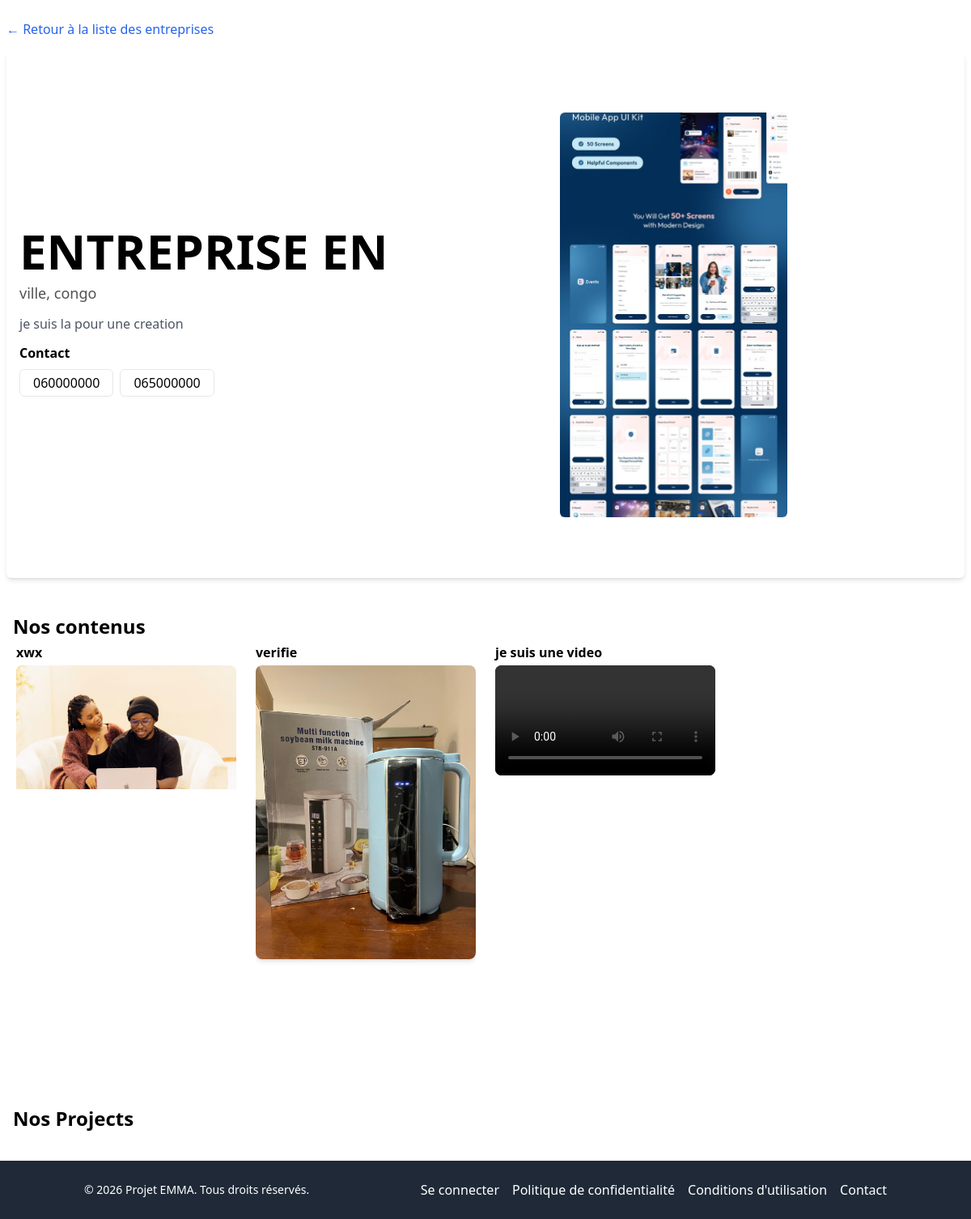
Page /entreprise/detail/1/ on the committed database.
### core/models.py (models this page shows, shortened)
class Entreprise(models.Model):
    name = models.CharField(max_length=255)
    description = models.TextField()
    country = models.CharField(max_length=100)
    city = models.CharField(max_length=100)
    created_at = models.DateTimeField(auto_now_add=True)
    updated_at = models.DateTimeField(auto_now=True)
    email = models.EmailField()
    is_active = models.BooleanField(default=True)
    user = models.ForeignKey(User, on_delete=models.CASCADE, related_name='entreprises')

class Contacts(models.Model):
    entreprise = models.ForeignKey(Entreprise, on_delete=models.CASCADE, related_name='contacts')
    name = models.CharField(max_length=255)
    phone = models.CharField(max_length=20)
    created_at = models.DateTimeField(auto_now_add=True)
    updated_at = models.DateTimeField(auto_now=True)
    user = models.ForeignKey(User, on_delete=models.CASCADE, related_name='contacts')

class Contenu(models.Model):
    entreprise = models.ForeignKey(Entreprise, on_delete=models.CASCADE, related_name='contenus')
    title = models.CharField(max_length=255)
    body = models.TextField()
    is_principal = models.BooleanField(default=False)
    is_active = models.BooleanField(default=True)
    file = models.FileField(upload_to='contenu_files/', null=True, blank=True)
    created_at = models.DateTimeField(auto_now_add=True)
    updated_at = models.DateTimeField(auto_now=True)
    width = models.IntegerField(null=True, blank=True, editable=False)
    height = models.IntegerField(null=True, blank=True, editable=False)
    user = models.ForeignKey(User, on_delete=models.CASCADE, related_name='contenus')
    def ratio_string(self):
        if self.width and self.height:
            if self.width > self.height:
                return '16/9'
            elif self.height > self.width:
                return '9/16'
            else:
                return '1/1'
        return "16/9"  # Valeur par défaut
    def get_media_type(self):
        if not self.file:
            return 'unknown'
        type_mime, _ = mimetypes.guess_type(self.file.name)
        if type_mime:
            if type_mime.startswith('image'):
                return 'image'
            elif type_mime.startswith('video'):
                return 'video'
        return 'unknown'

### core/home_view.py (the view)
# urls.py: path('entreprise/detail/<int:pk>/', home_view.entreprise_detail_public, name='entreprise_detail_public'),
def entreprise_detail_public(request, pk):
    try:
        entreprise = Entreprise.objects.prefetch_related('adresses', 'contacts', 'contenus').get(pk=pk, is_active=True)
    except Entreprise.DoesNotExist:
        return HttpResponse("Entreprise not found", status=404)
    context = {
        "entreprise": entreprise
    }
    return render(request, "core/public_view/home/entreprise_detail.html", context)

### core/templates/core/public_view/home/entreprise_detail.html (shortened to what this page needs)
{% extends "core/public_view/base.html" %}
{% block content %}
    <div class="lg:max-w-7xl m-auto py-6 px-2 flex flex-col gap-4">
        <a href="{% url 'core:list_entreprise_public' %}" class="text-blue-600 hover:underline">&larr; Retour à la liste des entreprises</a>
        <div>
            <div class="lg:h-[650px] flex max-sm:flex-col gap-2 mx-auto shadow-md px-4 py-3 rounded-md ">
                <div class="lg:w-2/5 flex flex-col justify-center items-start">
                    <h1 class="text-4xl lg:text-6xl font-bold">{{ entreprise.name|upper }}</h1>
                    <div>
                        <p class="text-neutral-600 lg:mt-2 text-lg">{{ entreprise.city }}, {{ entreprise.country }}</p>
                    </div>
                    <div class="pt-1 lg:pt-3 max-sm:hidden">
                        <p class="text-gray-600">{{entreprise.description|truncatewords:50}}</p>
                    </div>
                    <div class="pt-3 flex flex-col gap-2 max-sm:hidden">
                        <h3 class="font-semibold text-base">Contact</h3>
                        <div class="flex flex-wrap">
                            {% for contact in entreprise.contacts.all %}
                                <span class="px-4 py-1 rounded-md border mr-2 mb-2">{{ contact.phone }}</span>
                            {% endfor %}
                        </div>
                    </div>
                </div>
                <div class=" relative lg:w-3/5 flex items-center justify-center ">
                    {% for contenu in entreprise.contenus.all %}
                        {% if contenu.is_principal %}
                            <div class="
                                relative max-h-[500px] overflow-hidden object-cover
                                {% if contenu.ratio_string == '16/9' %}
                                aspect-[16/9]
                                {% elif contenu.ratio_string == '9/16' %}
                                aspect-[9/16]
                                {% elif contenu.ratio_string == '4/3' %}
                                aspect-[4/3]
                                {% elif contenu.ratio_string == '3/4' %}
                                aspect-[3/4]
                                {% elif contenu.ratio_string == '1/1' %}
                                aspect-square
                                {% endif %}
                            ">
                                {% with media_type=contenu.get_media_type %}
                                    {% if media_type == 'image' %}
                                        <img src="{{ contenu.file.url }}" alt="Image de l'entreprise {{ entreprise.name }}" class="rounded-md shadow-md object-cover
                                        w-full h-full">
                                    {% elif media_type == 'video' %}
                                        <video controls class="rounded-md shadow-md w-full">
                                            <source src="{{ contenu.file.url }}">
                                        </video>
                                    {% endif %}
                                {% endwith %}
                            </div>
                        {% endif %}
                    {% endfor %}
                </div>
            </div>
        </div>
        <div class="px-2 py-3 text-2xl font-semibold mt-4">
            <h2>Nos contenus</h2>
            <div id="contenu_list" class="grid grid-cols-1 md:grid-col-2 lg:grid-cols-4 gap-4">
                {% for contenu in entreprise.contenus.all %}
                    {% if contenu.is_principal == False %}
                    <div class="flex flex-col gap-1  rounded-md px-1 py-1">
                        <h3 class="text-base">{{ contenu.title }}</h3>
                        <div class="relative w-full overflow-hidden
                        {% if contenu.ratio_string == '16/9' %}
                        aspect-[16/9]
                        {% elif contenu.ratio_string == '9/16' %}
                        aspect-[9/16]
                        {% elif contenu.ratio_string == '4/3' %}
                        aspect-[4/3]
                        {% elif contenu.ratio_string == '3/4' %}
                        aspect-[3/4]
                        {% elif contenu.ratio_string == '1/1' %}
                        aspect-square
                        {% endif %}
                        ">
                        {% with media_type=contenu.get_media_type %}
                                {% if media_type == 'image' %}
                                    <img src="{{ contenu.file.url }}"
                                        class="w-full h-auto rounded-lg shadow-md object-cover"
                                        alt="Illustration">
                                {% elif media_type == 'video' %}
                                    <div class="aspect-video w-full bg-black rounded-lg overflow-hidden">
                                        <video controls class="w-full h-full object-cover">
                                            <source src="{{ contenu.file.url }}">
                                        </video>
                                    </div>
                                {% endif %}
                            {% endwith %}
                        </div>
                    </div>
                    {% endif %}
                {% endfor %}
            </div>
        </div>
        <div class="px-2 py-3 text-2xl font-semibold mt-4">
            <h2>Nos Projects</h2>
        </div>
    </div>
{% endblock content %}

### rows in the picture
Entreprise: name "ENTREPRISE EN", city "ville", country "congo", description "je suis la pour une creation"
Contacts: phone "060000000"
Contacts: phone "065000000"
Contenu: file (picture)
Contenu: title "xwx", file (picture)
Contenu: title "verifie", file (picture)
Contenu: title "je suis une video"
